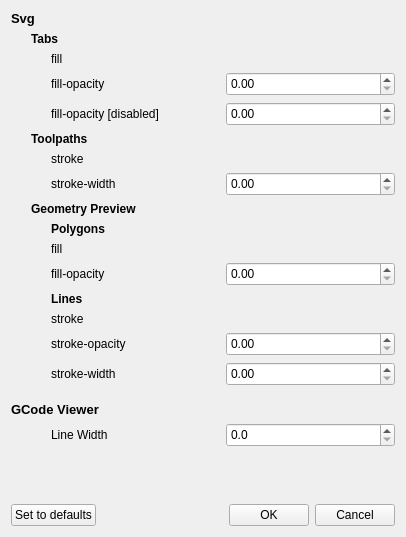
<?xml version="1.0" encoding="UTF-8"?>
<ui version="4.0">
 <class>SettingsDialog</class>
 <widget class="QDialog" name="SettingsDialog">
  <property name="geometry">
   <rect>
    <x>0</x>
    <y>0</y>
    <width>406</width>
    <height>537</height>
   </rect>
  </property>
  <property name="windowTitle">
   <string>Settings</string>
  </property>
  <property name="styleSheet">
   <string notr="true">/*QWidget {
	font-size: 9pt;
}*/

QSpinBox, QDoubleSpinBox {
	padding-top: 1px;
	padding-bottom: 1px;
}

QGroupBox {
	border: none;
	padding-top: 16;
	font-weight: bold;
}</string>
  </property>
  <property name="modal">
   <bool>true</bool>
  </property>
  <layout class="QVBoxLayout" name="verticalLayout">
   <item>
    <layout class="QHBoxLayout" name="horizontalLayout_Svg">
     <item>
      <widget class="QLabel" name="label_Svg">
       <property name="font">
        <font>
         <pointsize>10</pointsize>
         <bold>true</bold>
        </font>
       </property>
       <property name="text">
        <string>Svg</string>
       </property>
      </widget>
     </item>
    </layout>
   </item>
   <item>
    <layout class="QHBoxLayout" name="horizontalLayout_Tabs">
     <property name="leftMargin">
      <number>20</number>
     </property>
     <item>
      <widget class="QLabel" name="Tabs">
       <property name="font">
        <font>
         <bold>true</bold>
        </font>
       </property>
       <property name="text">
        <string>Tabs</string>
       </property>
      </widget>
     </item>
    </layout>
   </item>
   <item>
    <layout class="QGridLayout" name="gridLayout_Tabs">
     <property name="leftMargin">
      <number>40</number>
     </property>
     <item row="0" column="0">
      <widget class="QLabel" name="label_Tabs_fill">
       <property name="minimumSize">
        <size>
         <width>150</width>
         <height>0</height>
        </size>
       </property>
       <property name="text">
        <string>fill</string>
       </property>
      </widget>
     </item>
     <item row="0" column="1">
      <widget class="ColorPicker" name="colorpicker_Tabs_fill" native="true"/>
     </item>
     <item row="1" column="0">
      <widget class="QLabel" name="label_Tabs_fill_opacity">
       <property name="text">
        <string>fill-opacity</string>
       </property>
      </widget>
     </item>
     <item row="1" column="1">
      <widget class="QDoubleSpinBox" name="doubleSpinBox_Tabs_fill_opacity">
       <property name="maximum">
        <double>1.000000000000000</double>
       </property>
       <property name="singleStep">
        <double>0.100000000000000</double>
       </property>
      </widget>
     </item>
     <item row="2" column="0">
      <widget class="QLabel" name="label_Tabs_fill_opacity_disabled">
       <property name="text">
        <string>fill-opacity [disabled]</string>
       </property>
      </widget>
     </item>
     <item row="2" column="1">
      <widget class="QDoubleSpinBox" name="doubleSpinBox_Tabs_fill_opacity_disabled">
       <property name="maximum">
        <double>1.000000000000000</double>
       </property>
       <property name="singleStep">
        <double>0.100000000000000</double>
       </property>
      </widget>
     </item>
    </layout>
   </item>
   <item>
    <layout class="QHBoxLayout" name="horizontalLayout_Toolpaths">
     <property name="leftMargin">
      <number>20</number>
     </property>
     <item>
      <widget class="QLabel" name="Toolpaths">
       <property name="font">
        <font>
         <bold>true</bold>
        </font>
       </property>
       <property name="text">
        <string>Toolpaths</string>
       </property>
      </widget>
     </item>
    </layout>
   </item>
   <item>
    <layout class="QGridLayout" name="gridLayout_Toolpath">
     <property name="leftMargin">
      <number>40</number>
     </property>
     <item row="1" column="1">
      <widget class="ColorPicker" name="colorpicker_Toolpath_stroke" native="true"/>
     </item>
     <item row="2" column="0">
      <widget class="QLabel" name="label_fill_opacity">
       <property name="text">
        <string>stroke-width</string>
       </property>
      </widget>
     </item>
     <item row="1" column="0">
      <widget class="QLabel" name="label_fill">
       <property name="minimumSize">
        <size>
         <width>150</width>
         <height>0</height>
        </size>
       </property>
       <property name="text">
        <string>stroke</string>
       </property>
      </widget>
     </item>
     <item row="2" column="1">
      <widget class="QDoubleSpinBox" name="doubleSpinBox_Toolpath_stroke_width"/>
     </item>
    </layout>
   </item>
   <item>
    <layout class="QHBoxLayout" name="horizontalLayout_GeometryPreview">
     <property name="leftMargin">
      <number>20</number>
     </property>
     <item>
      <widget class="QLabel" name="GeometryPreview">
       <property name="font">
        <font>
         <bold>true</bold>
        </font>
       </property>
       <property name="text">
        <string>Geometry Preview</string>
       </property>
      </widget>
     </item>
    </layout>
   </item>
   <item>
    <layout class="QGridLayout" name="gridLayout_GeometryPreview">
     <property name="leftMargin">
      <number>40</number>
     </property>
     <item row="5" column="1">
      <widget class="QDoubleSpinBox" name="doubleSpinBox_GeometryPreview_stroke_opacity">
       <property name="decimals">
        <number>2</number>
       </property>
       <property name="maximum">
        <double>1.000000000000000</double>
       </property>
       <property name="singleStep">
        <double>0.100000000000000</double>
       </property>
      </widget>
     </item>
     <item row="2" column="1">
      <widget class="QDoubleSpinBox" name="doubleSpinBox_GeometryPreview_fill_opacity">
       <property name="decimals">
        <number>2</number>
       </property>
       <property name="maximum">
        <double>1.000000000000000</double>
       </property>
       <property name="singleStep">
        <double>0.100000000000000</double>
       </property>
      </widget>
     </item>
     <item row="1" column="1">
      <widget class="ColorPicker" name="colorpicker_GeometryPreview_fill" native="true"/>
     </item>
     <item row="0" column="0">
      <widget class="QLabel" name="label">
       <property name="font">
        <font>
         <bold>true</bold>
        </font>
       </property>
       <property name="text">
        <string>Polygons</string>
       </property>
      </widget>
     </item>
     <item row="4" column="0">
      <widget class="QLabel" name="label_GeometryPreview_stroke">
       <property name="minimumSize">
        <size>
         <width>150</width>
         <height>0</height>
        </size>
       </property>
       <property name="text">
        <string>stroke</string>
       </property>
      </widget>
     </item>
     <item row="5" column="0">
      <widget class="QLabel" name="label_GeometryPreview_stroke_opacity">
       <property name="text">
        <string>stroke-opacity</string>
       </property>
      </widget>
     </item>
     <item row="3" column="0">
      <widget class="QLabel" name="label_2">
       <property name="font">
        <font>
         <bold>true</bold>
        </font>
       </property>
       <property name="text">
        <string>Lines</string>
       </property>
      </widget>
     </item>
     <item row="1" column="0">
      <widget class="QLabel" name="label_GeometryPreview_fill">
       <property name="minimumSize">
        <size>
         <width>150</width>
         <height>0</height>
        </size>
       </property>
       <property name="text">
        <string>fill</string>
       </property>
      </widget>
     </item>
     <item row="2" column="0">
      <widget class="QLabel" name="label_GeometryPreview_fill_opacity">
       <property name="text">
        <string>fill-opacity</string>
       </property>
      </widget>
     </item>
     <item row="4" column="1">
      <widget class="ColorPicker" name="colorpicker_GeometryPreview_stroke" native="true"/>
     </item>
     <item row="6" column="0">
      <widget class="QLabel" name="label_GeometryPreview_stroke_width">
       <property name="text">
        <string>stroke-width</string>
       </property>
      </widget>
     </item>
     <item row="6" column="1">
      <widget class="QDoubleSpinBox" name="doubleSpinBox_GeometryPreview_stroke_width"/>
     </item>
    </layout>
   </item>
   <item>
    <layout class="QHBoxLayout" name="horizontalLayout_GCodeViewer">
     <property name="topMargin">
      <number>10</number>
     </property>
     <item>
      <widget class="QLabel" name="labelVisualizer">
       <property name="font">
        <font>
         <pointsize>10</pointsize>
         <bold>true</bold>
        </font>
       </property>
       <property name="text">
        <string>GCode Viewer</string>
       </property>
      </widget>
     </item>
    </layout>
   </item>
   <item>
    <layout class="QHBoxLayout" name="horizontalLayout_GCodeViewer_LineWidth">
     <property name="leftMargin">
      <number>40</number>
     </property>
     <property name="bottomMargin">
      <number>0</number>
     </property>
     <item>
      <widget class="QLabel" name="label_doubleSpinBox_viewer_linewidth">
       <property name="minimumSize">
        <size>
         <width>150</width>
         <height>0</height>
        </size>
       </property>
       <property name="text">
        <string>Line Width</string>
       </property>
      </widget>
     </item>
     <item>
      <widget class="QDoubleSpinBox" name="doubleSpinBox_gcodeviewer_linewidth">
       <property name="decimals">
        <number>1</number>
       </property>
       <property name="singleStep">
        <double>0.100000000000000</double>
       </property>
      </widget>
     </item>
    </layout>
   </item>
   <item>
    <spacer name="verticalSpacer">
     <property name="orientation">
      <enum>Qt::Vertical</enum>
     </property>
     <property name="sizeHint" stdset="0">
      <size>
       <width>20</width>
       <height>40</height>
      </size>
     </property>
    </spacer>
   </item>
   <item>
    <layout class="QHBoxLayout" name="horizontalLayout_Buttons">
     <item>
      <widget class="QPushButton" name="cmdDefaults">
       <property name="text">
        <string>Set to defaults</string>
       </property>
       <property name="autoDefault">
        <bool>false</bool>
       </property>
      </widget>
     </item>
     <item>
      <spacer name="horizontalSpacer">
       <property name="orientation">
        <enum>Qt::Horizontal</enum>
       </property>
       <property name="sizeHint" stdset="0">
        <size>
         <width>40</width>
         <height>20</height>
        </size>
       </property>
      </spacer>
     </item>
     <item>
      <widget class="QPushButton" name="cmdOK">
       <property name="text">
        <string>OK</string>
       </property>
       <property name="autoDefault">
        <bool>false</bool>
       </property>
      </widget>
     </item>
     <item>
      <widget class="QPushButton" name="cmdCancel">
       <property name="text">
        <string>Cancel</string>
       </property>
       <property name="autoDefault">
        <bool>false</bool>
       </property>
      </widget>
     </item>
    </layout>
   </item>
  </layout>
 </widget>
 <customwidgets>
  <customwidget>
   <class>ColorPicker</class>
   <extends>QWidget</extends>
   <header location="global">colorpicker.h</header>
   <container>1</container>
  </customwidget>
 </customwidgets>
 <resources/>
 <connections/>
</ui>
